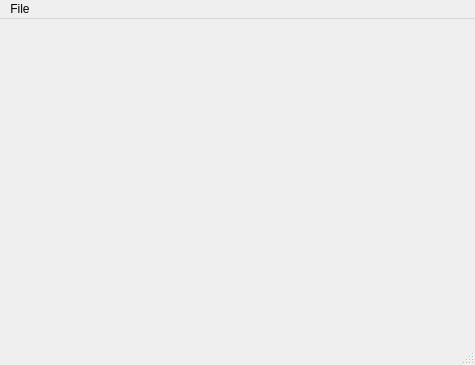
<?xml version="1.0" encoding="UTF-8"?>
<ui version="4.0">
 <class>Plotter</class>
 <widget class="QMainWindow" name="Plotter">
  <property name="geometry">
   <rect>
    <x>0</x>
    <y>0</y>
    <width>475</width>
    <height>365</height>
   </rect>
  </property>
  <property name="windowTitle">
   <string>Plotter</string>
  </property>
  <widget class="QCustomPlot" name="centralWidget"/>
  <widget class="QMenuBar" name="menuBar">
   <property name="geometry">
    <rect>
     <x>0</x>
     <y>0</y>
     <width>475</width>
     <height>22</height>
    </rect>
   </property>
   <widget class="QMenu" name="menuFile">
    <property name="title">
     <string>File</string>
    </property>
    <addaction name="actionQuit"/>
   </widget>
   <addaction name="menuFile"/>
  </widget>
  <widget class="QStatusBar" name="statusBar"/>
  <action name="actionQuit">
   <property name="text">
    <string>Quit</string>
   </property>
  </action>
 </widget>
 <layoutdefault spacing="6" margin="11"/>
 <customwidgets>
  <customwidget>
   <class>QCustomPlot</class>
   <extends>QWidget</extends>
   <header>qcustomplot.h</header>
   <container>1</container>
  </customwidget>
 </customwidgets>
 <resources/>
 <connections/>
</ui>
